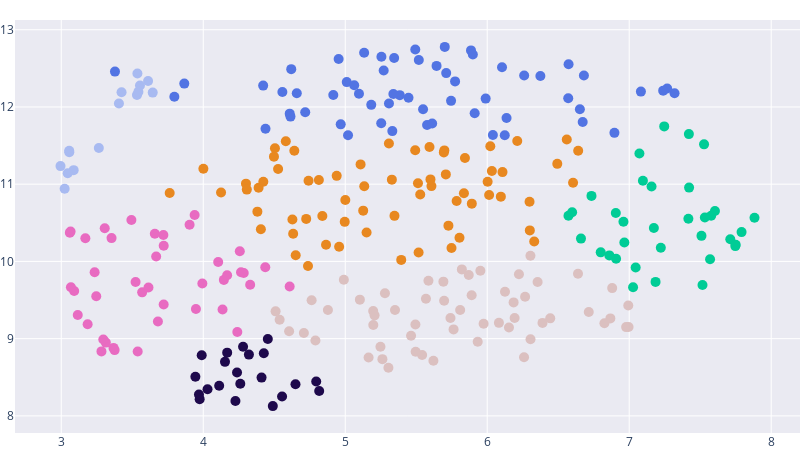

Notebook code for this chart:
### Code cell
gmm_umap_labor_inter = GaussianMixture(n_components=7, covariance_type='full', random_state=1).fit(umap_data_labor_inter)
labels = gmm_umap_labor_inter.predict(umap_data_labor_inter)
fig = go.Figure([go.Scatter(x=umap_data_labor_inter[:,0], 
                            y=umap_data_labor_inter[:,1], 
                            marker={'color': labels, 'size':10}, 
                            mode='markers',
                            text=sorted(df.FallNr.unique()),
                            hovertemplate='%{text}<br><extra></extra>',
                            marker_colorscale=['#1e094c', '#FFFFFF', '#5274e3', '#00CC96', '#5274e3', '#5274e3', '#e86bc1', '#B6E880', '#FF97FF', '#e88820'])])
fig.update_layout(
    margin={'l': 0, 'r': 0, 't': 20, 'b': 0},
    title={
        'y':0.9,
        'x':0.5,
        'xanchor': 'center',
        'yanchor': 'top'},
    autosize=True,
    width=800,
    height=450)
fig.update_layout(plot_bgcolor='#eaeaf2')

fig.show()
fig.write_image(image_path+'gmm_labor_inter_umap.png')

### Figure 1 — Plotly figure (JSON) as saved in the notebook; plotly's stock layout.template omitted (floating-point values rounded to 4 significant figures; data arrays with more than 128 entries replaced by an {"elided": "..."} marker saying what was removed)
{"data": [{"hovertemplate": "%{text}<br><extra></extra>", "marker": {"color": {"elided": "294 int values"}, "colorscale": [[0, "#1e094c"], [0.1111, "#FFFFFF"], [0.2222, "#5274e3"], [0.3333, "#00CC96"], [0.4444, "#5274e3"], [0.5556, "#5274e3"], [0.6667, "#e86bc1"], [0.7778, "#B6E880"], [0.8889, "#FF97FF"], [1, "#e88820"]], "size": 10}, "mode": "markers", "text": {"elided": "294 str values"}, "type": "scatter", "x": {"elided": "294 float values"}, "y": {"elided": "294 float values"}}], "layout": {"autosize": true, "height": 450, "margin": {"b": 0, "l": 0, "r": 0, "t": 20}, "plot_bgcolor": "#eaeaf2", "title": {"x": 0.5, "xanchor": "center", "y": 0.9, "yanchor": "top"}, "width": 800}}
